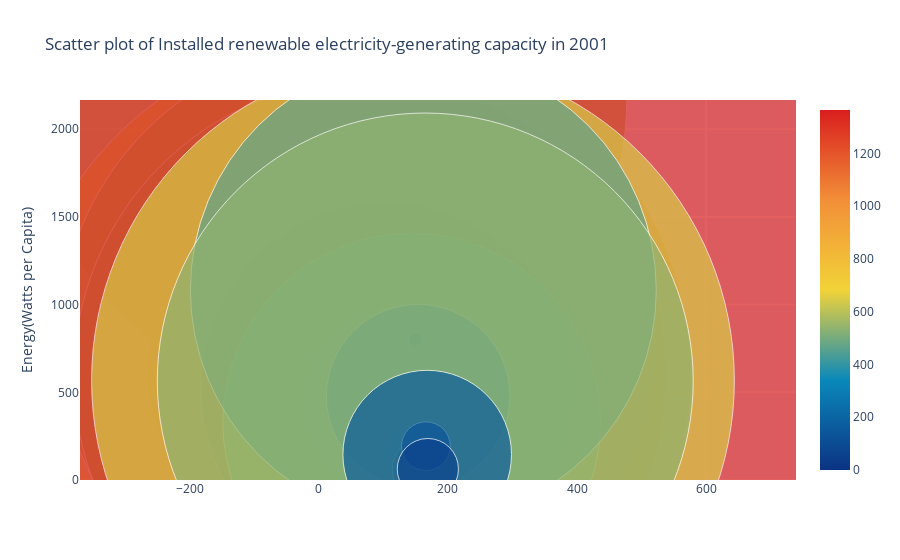

The code cell stored with this chart in its notebook:
### Code cell
l=[]
trace0= go.Scatter(
        y= data['2017'],
        mode= 'markers',
        name='Energy(Watts per Capita)',
        marker= dict(size= data['2001'].values,
                    line= dict(width=1),
                    color= data['2001'].values,
                    opacity= 0.7,
                    colorscale='Portland',
                    showscale=True),
        text= data['GeoAreaName'].values) # The hover text goes here... 
l.append(trace0);

layout= go.Layout(
    title= 'Scatter plot of Installed renewable electricity-generating capacity in 2001',
    hovermode= 'closest',
    xaxis= dict(
#        title= 'Pop',
        ticklen= 5,
        zeroline= False,
        gridwidth= 2,
    ),
    yaxis=dict(
        title= 'Energy(Watts per Capita)',
        ticklen= 5,
        gridwidth= 2,
    ),
    showlegend= False,
)
fig= go.Figure(data=l, layout=layout)
py.iplot(fig)

### Figure 1 — Plotly figure (JSON) as saved in the notebook; plotly's stock layout.template omitted (floating-point values rounded to 4 significant figures; data arrays with more than 128 entries replaced by an {"elided": "..."} marker saying what was removed)
{"data": [{"marker": {"color": {"elided": "170 float values"}, "colorscale": [[0, "rgb(12,51,131)"], [0.25, "rgb(10,136,186)"], [0.5, "rgb(242,211,56)"], [0.75, "rgb(242,143,56)"], [1, "rgb(217,30,30)"]], "line": {"width": 1}, "opacity": 0.7, "showscale": true, "size": {"elided": "170 float values"}}, "mode": "markers", "name": "Energy(Watts per Capita)", "text": {"elided": "170 str values"}, "type": "scatter", "y": {"elided": "170 float values"}}], "layout": {"hovermode": "closest", "showlegend": false, "title": {"text": "Scatter plot of Installed renewable electricity-generating capacity in 2001"}, "xaxis": {"gridwidth": 2, "ticklen": 5, "zeroline": false}, "yaxis": {"gridwidth": 2, "ticklen": 5, "title": {"text": "Energy(Watts per Capita)"}}}}
